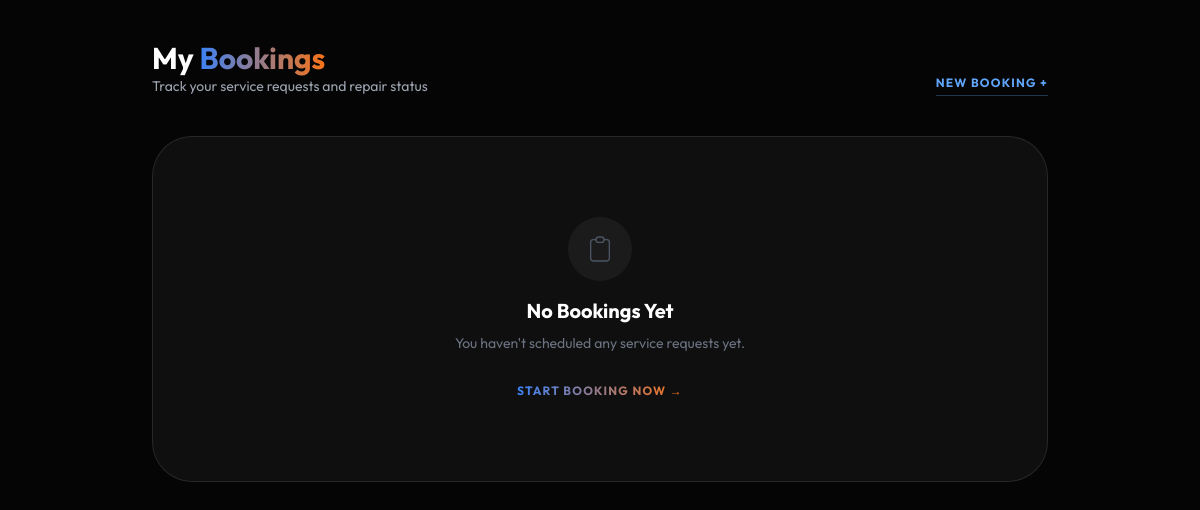
Before: /bookings/my-bookings/ (signed in) with the older database file.
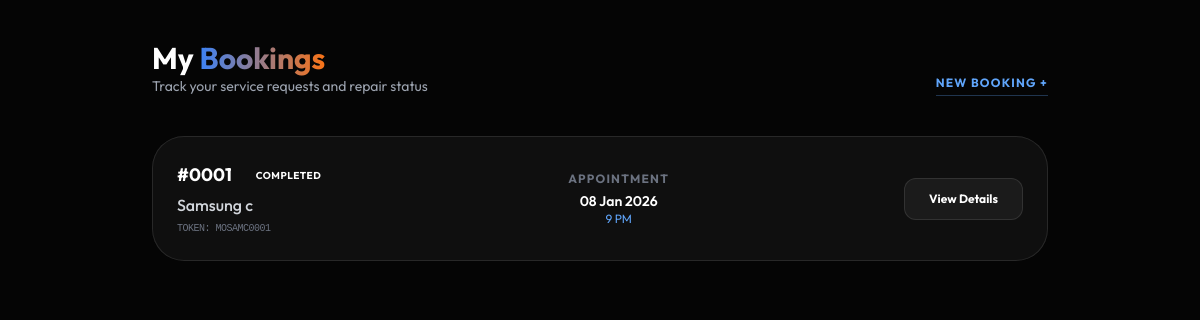
After: the same page with the newer database file.
### Bookings/models.py (models this page shows, shortened)
class Booking(models.Model):
    STATUS_CHOICES = [
        ('pending', 'Pending'),
        ('assigned', 'Technician Assigned'),
        ('in_progress', 'In Progress'),
        ('completed', 'Completed'),
        ('cancelled', 'Cancelled'),
    ]
    status = models.CharField(max_length=20, choices=STATUS_CHOICES, default='pending')
    user = models.ForeignKey('Accounts.MyUser', on_delete=models.CASCADE)
    service_type = models.CharField(max_length=100)
    service_name = models.CharField(max_length=200)
    model = models.CharField(max_length=100)
    purpose = models.CharField(max_length=100)
    description = models.TextField()
    phone = models.CharField(max_length=15, blank=True, null=True)
    booking_date = models.DateTimeField()
    created_at = models.DateTimeField(auto_now_add=True)
    sequence_number = models.PositiveIntegerField(unique=True, editable=False)
    token = models.CharField(max_length=30, editable=False, null=True, blank=True)
    order_id = models.CharField(max_length=10, editable=False, null=True, blank=True)

### Bookings/views.py (the view)
# urls.py: path('my-bookings/', my_bookings, name='my_bookings'),
@login_required
def my_bookings(request):
    bookings = Booking.objects.filter(user=request.user).order_by('-created_at')
    context = {
        'bookings': bookings,
    }
    return render(request, 'Bookings/my_bookings.html', context)

### templates/Bookings/my_bookings.html (shortened to what this page needs)
<!DOCTYPE html>
<html lang="en">
<head>
    <script src="https://cdn.tailwindcss.com"></script>
</head>
<body class="py-10 px-4">
    <div class="max-w-4xl mx-auto">
        <header class="mb-10 flex justify-between items-end">
            <div>
                <h1 class="text-3xl font-bold">My <span class="brand-gradient">Bookings</span></h1>
                <p class="text-gray-400 text-sm">Track your service requests and repair status</p>
            </div>
            <a href="/" class="text-xs font-bold text-blue-400 uppercase tracking-widest border-b border-blue-400/30 pb-1">New Booking +</a>
        </header>
        <div class="space-y-4">
            {% for booking in bookings %}
            <div class="glass-card p-6 rounded-[2rem] flex flex-col md:flex-row justify-between items-start md:items-center gap-6">
                <div class="space-y-1">
                    <div class="flex items-center gap-3">
                        <span class="text-lg font-bold">{{ booking.order_id }}</span>
                        <span class="px-3 py-1 rounded-full text-[10px] font-bold uppercase tracking-wider status-{{ booking.status }}">
                            {{ booking.get_status_display }}
                        </span>
                    </div>
                    <p class="text-gray-300 font-medium">{{ booking.service_name }} {{ booking.model }}</p>
                    <p class="text-[10px] text-gray-500 font-mono tracking-tighter uppercase">Token: {{ booking.token }}</p>
                </div>
                <div class="text-left md:text-center">
                    <p class="text-xs text-gray-500 uppercase font-bold tracking-widest mb-1">Appointment</p>
                    <p class="text-sm font-semibold">{{ booking.booking_date|date:"d M Y" }}</p>
                    <p class="text-xs text-blue-400">{{ booking.booking_date|date:"f A" }}</p>
                </div>
                <div class="flex gap-2 w-full md:w-auto">
                    <a href="{% url 'booking_success' booking.token %}" class="flex-1 md:flex-none bg-white/5 hover:bg-white/10 border border-white/10 px-6 py-3 rounded-xl text-xs font-bold transition-all text-center">
                        View Details
                    </a>
                </div>
            </div>
            {% empty %}
            <div class="glass-card p-20 rounded-[2.5rem] text-center">
                <div class="w-16 h-16 bg-white/5 rounded-full flex items-center justify-center mx-auto mb-4">
                    <svg class="w-8 h-8 text-gray-600" fill="none" stroke="currentColor" viewBox="0 0 24 24"><path d="M9 5H7a2 2 0 00-2 2v12a2 2 0 002 2h10a2 2 0 002-2V7a2 2 0 00-2-2h-2M9 5a2 2 0 002 2h2a2 2 0 002-2M9 5a2 2 0 012-2h2a2 2 0 012 2"></path></svg>
                </div>
                <h3 class="text-xl font-bold mb-2">No Bookings Yet</h3>
                <p class="text-gray-500 text-sm mb-6">You haven't scheduled any service requests yet.</p>
                <a href="/" class="brand-gradient font-bold uppercase tracking-widest text-xs">Start Booking Now &rarr;</a>
            </div>
            {% endfor %}
        </div>
    </div>
</body>
</html>

Changed rows visible on the page:
added Booking: order_id "#0001", status "COMPLETED", service_name "Samsung", model "c", token "MOSAMC0001", booking_date "08 Jan 2026", booking_date "9 PM"
Other visible differences:
text no longer shown: "No Bookings Yet You haven't scheduled any service requests yet. START BOOKING NOW →"
